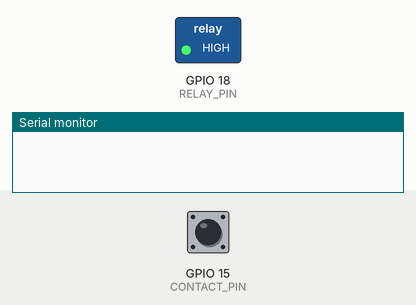
Recording of a program running on a simulated ESP32-S3. Parts: switched loads named in the program (green lamp = pin HIGH), the last lines printed to the serial monitor. Inputs (shaded band) come from the test bench; at power-on: GPIO 15 (CONTACT_PIN) HIGH.

Above: at 3.4 s.
3.5 s: GPIO 15 (CONTACT_PIN) pulled LOW for 0.15 s
At 3.62 s:
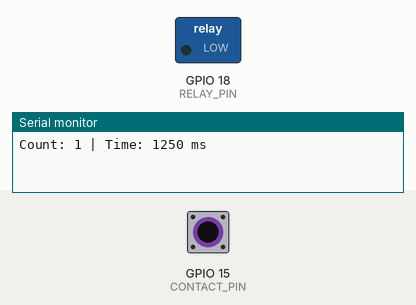
Timing chart, 0 to 6.5 s (numbered marks = the images above; inputs shaded):
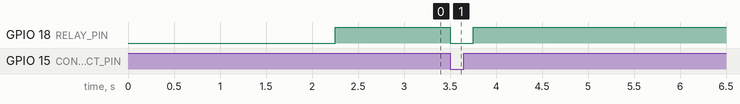

Measured:
- after the input at 3.5 s, GPIO 18 (RELAY_PIN): HIGH → LOW at once, → HIGH 0.25 s later

The program:

main.cpp
```cpp
#include <Arduino.h>

#if defined(TASK_1)

// =====================================================
// TASK 1
// Relay activation time measurement
// =====================================================

constexpr uint8_t RELAY_PIN = 18;
constexpr uint8_t CONTACT_PIN = 15;
constexpr uint8_t RUN_NUMBER = 10;

volatile bool contactTriggered = false;
volatile unsigned long contactMillis = 0;

unsigned long relayStartMillis = 0;

void IRAM_ATTR onRelayContact()
{
    if (contactTriggered == false)
    {
        contactMillis = millis();
        contactTriggered = true;
    }
}

void setup()
{
    Serial.begin(115200);

    delay(2250);

    pinMode(RELAY_PIN, OUTPUT);
    pinMode(CONTACT_PIN, INPUT_PULLUP);

    digitalWrite(RELAY_PIN, LOW);

    attachInterrupt(
        digitalPinToInterrupt(CONTACT_PIN),
        onRelayContact,
        FALLING
    );
}

void loop()
{
    static uint8_t count = 0;
    static unsigned long sum = 0;
    static unsigned long relayOffMillis = 0;

    static bool relayIsOn = false;
    static bool stopMeasuring = false;

    if (stopMeasuring)
    {
        return;
    }

    if (!relayIsOn &&
        millis() - relayOffMillis >= 250)
    {
        contactTriggered = false;

        relayStartMillis = millis();

        digitalWrite(RELAY_PIN, HIGH);

        relayIsOn = true;
    }

    if (relayIsOn && contactTriggered)
    {
        unsigned long activationTime =
            contactMillis - relayStartMillis;

        Serial.printf(
            "Count: %u | Time: %lu ms\n",
            count + 1,
            activationTime
        );

        count++;
        sum += activationTime;

        digitalWrite(RELAY_PIN, LOW);

        relayOffMillis = millis();

        relayIsOn = false;
    }

    if (count >= RUN_NUMBER)
    {
        Serial.printf(
            "Average: %lu ms\n",
            sum / count
        );

        stopMeasuring = true;
    }
}

#elif defined(TASK_2)

// =====================================================
// TASK 2
// Motor speed control using potentiometer
// and Software PWM
// =====================================================

constexpr uint8_t MOTOR_PIN = 18;
constexpr uint8_t POT_PIN = 4;

constexpr unsigned long PWM_PERIOD_MICROS = 1000;
constexpr uint16_t ADC_MAX = 4095;

unsigned long previousMicros = 0;

bool motorState = false;

void setup()
{
    pinMode(MOTOR_PIN, OUTPUT);
    pinMode(POT_PIN, INPUT);

    digitalWrite(MOTOR_PIN, LOW);
}

void loop()
{
    // Read potentiometer
    uint16_t adcValue = analogRead(POT_PIN);

    // Calculate HIGH and LOW time
    unsigned long highTimeMicros =
        (PWM_PERIOD_MICROS * adcValue) / ADC_MAX;

    unsigned long lowTimeMicros =
        PWM_PERIOD_MICROS - highTimeMicros;

    unsigned long currentMicros = micros();

    // 0% Duty Cycle
    if (highTimeMicros == 0)
    {
        digitalWrite(MOTOR_PIN, LOW);

        motorState = false;
        previousMicros = currentMicros;

        return;
    }

    // 100% Duty Cycle
    if (lowTimeMicros == 0)
    {
        digitalWrite(MOTOR_PIN, HIGH);

        motorState = true;
        previousMicros = currentMicros;

        return;
    }

    // Software PWM
    if (motorState)
    {
        if (currentMicros - previousMicros >= highTimeMicros)
        {
            digitalWrite(MOTOR_PIN, LOW);

            motorState = false;
            previousMicros = currentMicros;
        }
    }
    else
    {
        if (currentMicros - previousMicros >= lowTimeMicros)
        {
            digitalWrite(MOTOR_PIN, HIGH);

            motorState = true;
            previousMicros = currentMicros;
        }
    }
}

#else

#error "No task selected. Define TASK_1 or TASK_2 in platformio.ini"

#endif
```
